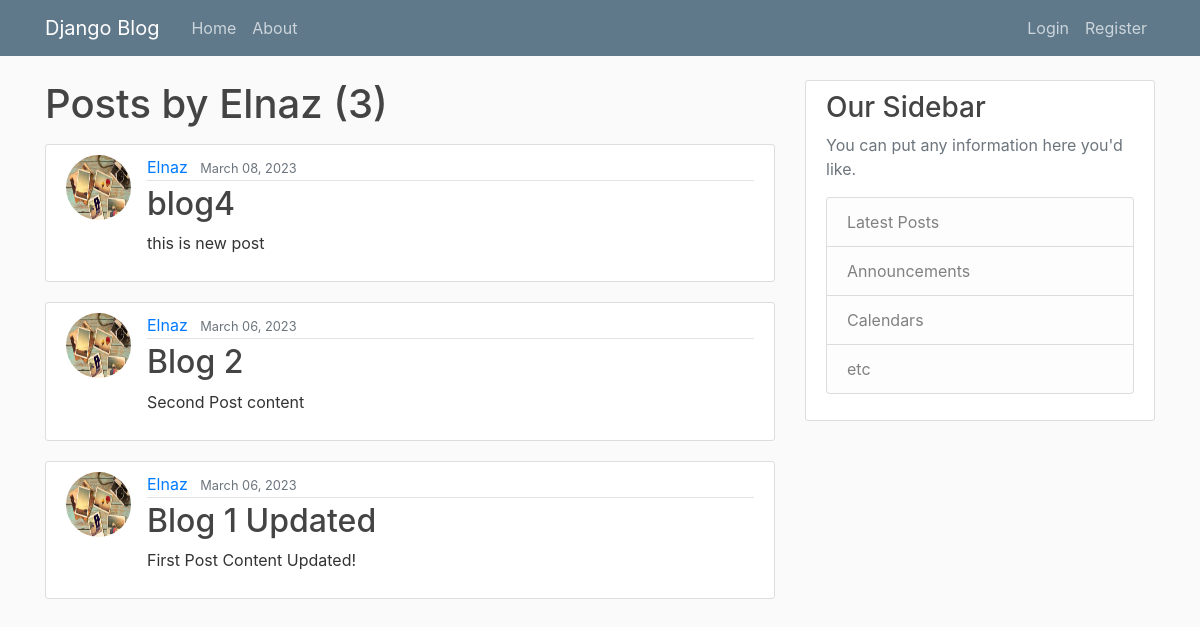
/user/Elnaz, run on an earlier commit of the app's database.
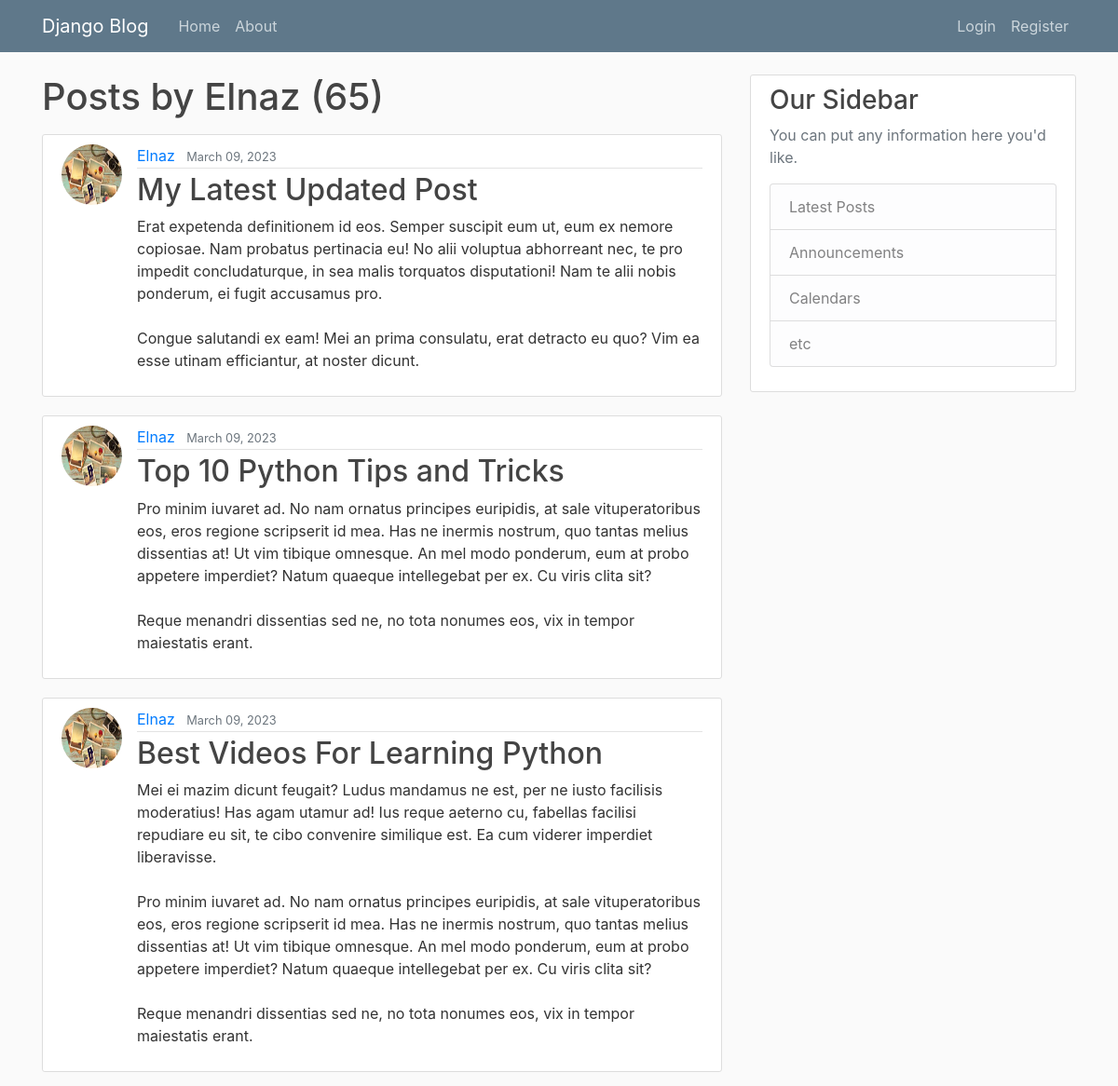
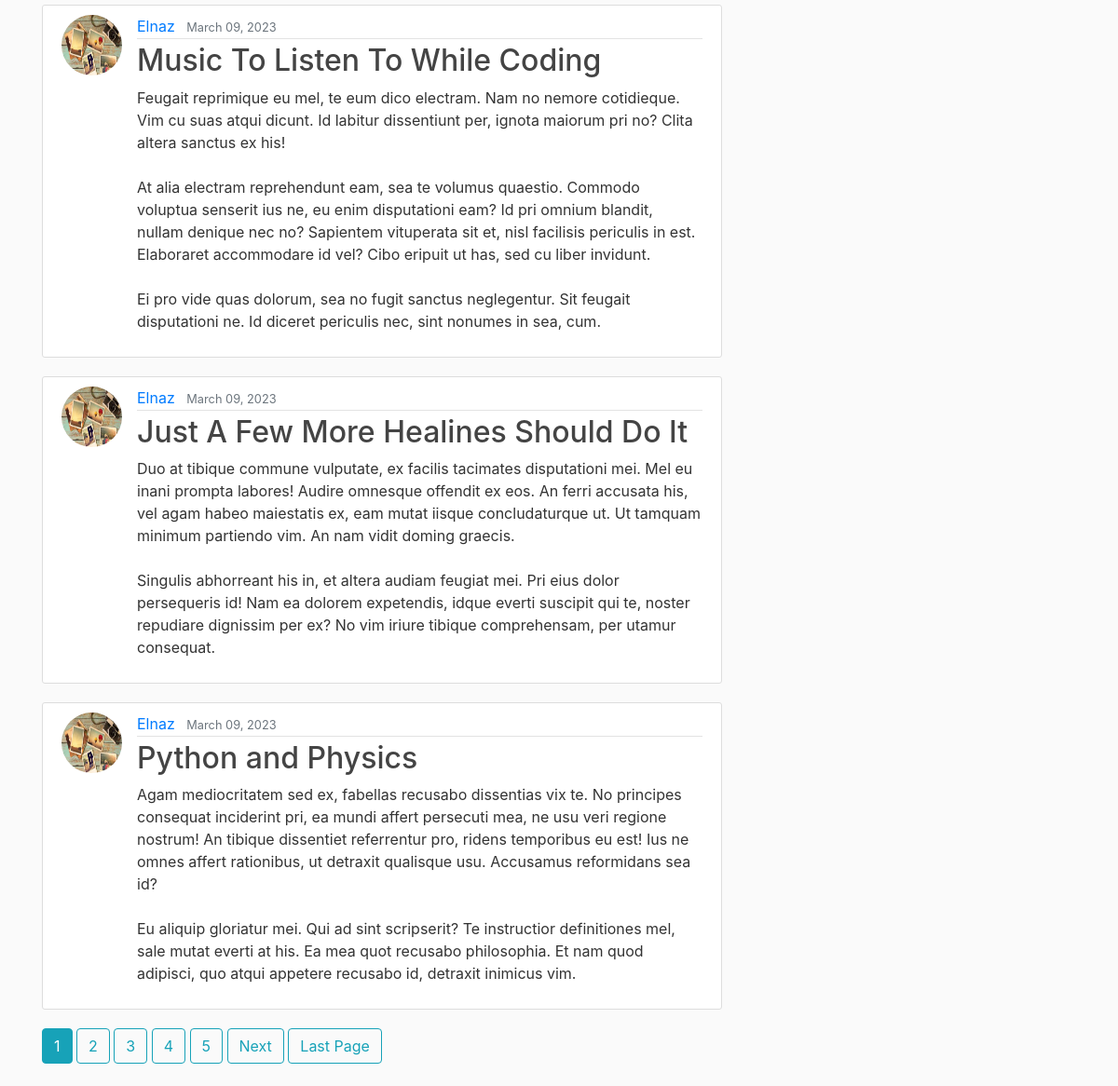
And on a later commit of the database (2 pictures, top to bottom).
### blog/models.py (models this page shows, shortened)
class Post(models.Model):
	title = models.CharField(max_length=100)
	content = models.TextField()
	data_posted=models.DateTimeField(default=timezone.now)
	author = models.ForeignKey(User, on_delete=models.CASCADE)

### users/models.py (models this page shows, shortened)
class Profile(models.Model):
    user = models.OneToOneField(User, on_delete=models.CASCADE)
    image = models.ImageField(default='default.jpg', upload_to='profile_pics')

### blog/views.py (the view)
# urls.py: path('user/<str:username>', UserPostListView.as_view(), name='user-posts'),
class UserPostListView(ListView):
    model = Post
    template_name = 'blog/user_posts.html'
    context_object_name = 'posts'
    paginate_by = 6
    def get_queryset(self):
    	user = get_object_or_404(User, username=self.kwargs.get('username'))
    	return Post.objects.filter(author=user).order_by('-data_posted')

### blog/templates/blog/user_posts.html (shortened to what this page needs)
{% extends "blog/base.html" %}
{% block content %}
	<h1 class="mb-3">Posts by {{ view.kwargs.username }} ({{ page_obj.paginator.count }})</h1>
	{% for post in posts%}
		<article class="media content-section">
		  <img class="rounded-circle article-img" src="{{ post.author.profile.image.url }}">
		  <div class="media-body">
		    <div class="article-metadata">
		      <a class="mr-2" href="{% url 'user-posts' post.author.username %}">{{ post.author }}</a>
		      <small class="text-muted">{{ post.data_posted | date:"F d, Y" }}</small>
		    </div>
		    <h2><a class="article-title" href="{% url 'post-detail' post.id %}">{{ post.title }}</a></h2>
		    <p class="article-content">{{ post.content }}</p>
		  </div>
		</article>
	{% endfor%}
	{% if is_paginated %}
		{% for num in page_obj.paginator.page_range %}
			{% if page_obj.number == num %}
				<a class="btn btn-info mb-4" href="?page={{ num }}">{{ num }}</a>
			{% elif num > page_obj.number|add:'-5' and num < page_obj.number|add:'5'%}
				<a class="btn btn-outline-info mb-4" href="?page={{ num }}">{{ num }}</a>
			{% endif %}
		{% endfor%}
		{% if page_obj.has_next %}
			<a class="btn btn-outline-info mb-4" href="?page={{ page_obj.next_page_number }}">Next</a>
			<a class="btn btn-outline-info mb-4" href="?page={{ page_obj.paginator.num_pages }}">Last Page</a>
		{% endif %}
	{% endif %}
{% endblock content %}

What changed in the data, as far as the page shows it:
no longer on this page (row unchanged): Post: author.profile.image (picture), author "Elnaz", data_posted "March 08, 2023", title "blog4", content "this is new post"
removed Post: author.profile.image (picture), author "Elnaz", data_posted "March 06, 2023", title "Blog 2", content "Second Post content"
no longer on this page (row unchanged): Post: author.profile.image (picture), author "Elnaz", data_posted "March 06, 2023", title "Blog 1 Updated", content "First Post Content Updated!"
added Post: author.profile.image (picture), author "Elnaz", data_posted "March 09, 2023", title "My Latest Updated Post", content "Erat expetenda definitionem id eos. Semper suscipit eum ut, eum ex nemore copiosae. Nam probatus pertinacia eu! No alii voluptua abhorreant nec, te pro impedit concludaturque, in sea malis torquatos disputationi! Nam te alii nobis ponderum, ei fugit accusamus pro. Congue salutandi ex eam! Mei an prima consulatu, erat detracto eu quo? Vim ea esse utinam efficiantur, at noster dicunt."
added Post: author.profile.image (picture), author "Elnaz", data_posted "March 09, 2023", title "Top 10 Python Tips and Tricks", content "Pro minim iuvaret ad. No nam ornatus principes euripidis, at sale vituperatoribus eos, eros regione scripserit id mea. Has ne inermis nostrum, quo tantas melius dissentias at! Ut vim tibique omnesque. An mel modo ponderum, eum at probo appetere imperdiet? Natum quaeque intellegebat per ex. Cu viris clita sit? Reque menandri dissentias sed ne, no tota nonumes eos, vix in tempor maiestatis erant."
added Post: author.profile.image (picture), author "Elnaz", data_posted "March 09, 2023", title "Best Videos For Learning Python", content "Mei ei mazim dicunt feugait? Ludus mandamus ne est, per ne iusto facilisis moderatius! Has agam utamur ad! Ius reque aeterno cu, fabellas facilisi repudiare eu sit, te cibo convenire similique est. Ea cum viderer imperdiet liberavisse. Pro minim iuvaret ad. No nam ornatus principes euripidis, at sale vituperatoribus eos, eros regione scripserit id mea. Has ne inermis nostrum, quo tantas melius dissentias at! Ut vim tibique omnesque. An mel modo ponderum, eum at probo appetere imperdiet? Natum quaeque intellegebat per ex. Cu viris clita sit? Reque menandri dissentias sed ne, no tota nonumes eos, vix in tempor maiestatis erant."
added Post: author.profile.image (picture), author "Elnaz", data_posted "March 09, 2023", title "Music To Listen To While Coding", content "Feugait reprimique eu mel, te eum dico electram. Nam no nemore cotidieque. Vim cu suas atqui dicunt. Id labitur dissentiunt per, ignota maiorum pri no? Clita altera sanctus ex his! At alia electram reprehendunt eam, sea te volumus quaestio. Commodo voluptua senserit ius ne, eu enim disputationi eam? Id pri omnium blandit, nullam denique nec no? Sapientem vituperata sit et, nisl facilisis periculis in est. Elaboraret accommodare id vel? Cibo eripuit ut has, sed cu liber invidunt. Ei pro vide quas dolorum, sea no fugit sanctus neglegentur. Sit feugait disputationi ne. Id diceret periculis nec, sint nonumes in sea, cum."
added Post: author.profile.image (picture), author "Elnaz", data_posted "March 09, 2023", title "Just A Few More Healines Should Do It", content "Duo at tibique commune vulputate, ex facilis tacimates disputationi mei. Mel eu inani prompta labores! Audire omnesque offendit ex eos. An ferri accusata his, vel agam habeo maiestatis ex, eam mutat iisque concludaturque ut. Ut tamquam minimum partiendo vim. An nam vidit doming graecis. Singulis abhorreant his in, et altera audiam feugiat mei. Pri eius dolor persequeris id! Nam ea dolorem expetendis, idque everti suscipit qui te, noster repudiare dignissim per ex? No vim iriure tibique comprehensam, per utamur consequat."
added Post: author.profile.image (picture), author "Elnaz", data_posted "March 09, 2023", title "Python and Physics", content "Agam mediocritatem sed ex, fabellas recusabo dissentias vix te. No principes consequat inciderint pri, ea mundi affert persecuti mea, ne usu veri regione nostrum! An tibique dissentiet referrentur pro, ridens temporibus eu est! Ius ne omnes affert rationibus, ut detraxit qualisque usu. Accusamus reformidans sea id? Eu aliquip gloriatur mei. Qui ad sint scripserit? Te instructior definitiones mel, sale mutat everti at his. Ea mea quot recusabo philosophia. Et nam quod adipisci, quo atqui appetere recusabo id, detraxit inimicus vim."
Also different on the page:
{{ page_obj.paginator.count }}: "3" → "65"
new list line: "1"
new list line: "2"
new list line: "3"
new list line: "4"
new list line: "5"
text now shown: "Next Last Page"
